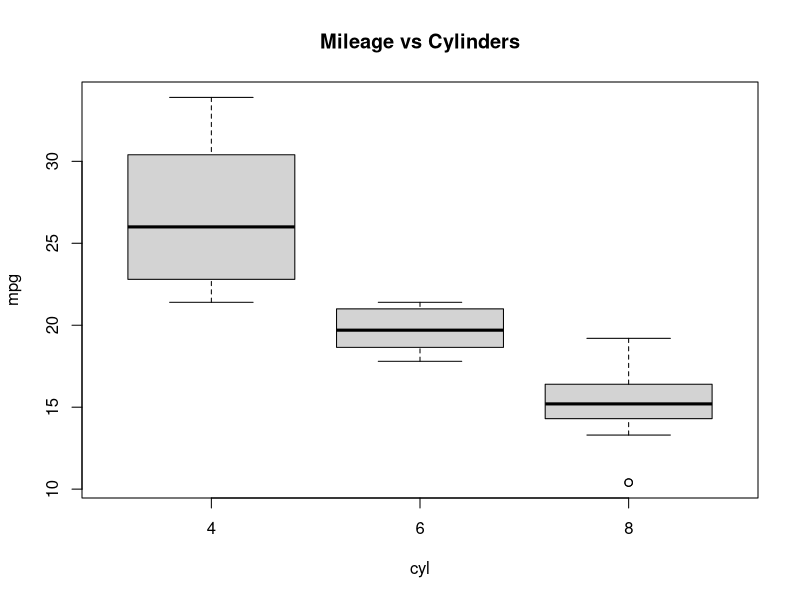

This chart was generated by the following R code:
data(mtcars)


head(mtcars)
str(mtcars)
summary(mtcars)


summary(mtcars$mpg)
table(mtcars$cyl)


cor(mtcars$mpg, mtcars$hp)
aggregate(mpg ~ cyl, data = mtcars, mean)


boxplot(mpg ~ cyl, data = mtcars,
        main = "Mileage vs Cylinders")


stopifnot(is.data.frame(mtcars))
